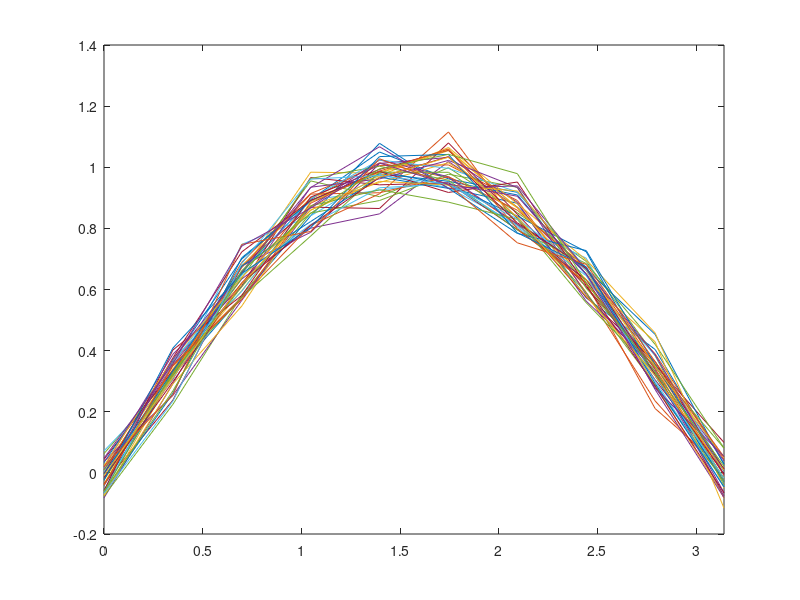

Write the MATLAB code that produced this figure. (Note: this script raises an error after producing the figure.)
clear all;

%Output data
O = 1; %Number of dimensions
T = 10; %Time series length
nex = 40; %Number of examples
x = linspace(0, pi, T);
data = sin(x);
data = repmat(data, [1 1 nex]);
noise = randn(O, T, nex) * 0.05;
trainSplit = 20;

data = data + noise;

%plot data
for i = 1:nex
    plot(x, data(1, :, i));
    hold on
end
xlim([0, pi]);

M = 2; %Number of Gaussians
Q = 20; %Number of states

model = bcf.models.HMM(Q, M);
model.train(data(:, :, 1:trainSplit));

model.calculateNoiseDistribution(data(:, :, trainSplit));

%Modify and test transition matrix
%model.transmat(model.transmat < 0.005) = 0.005;
%model.transmat = normalize(model.transmat, 2);
model.prior(model.prior < 0.01) = 0.01;
model.prior = normalize(model.prior);

output = data(:, :, trainSplit + 1:end);
for i = 1:size(output, 3)
    output(:, :, i) = model.forecastAll(output(:, :, i), 1, 'window', 3);
end

for i = 1:size(output, 3)
    plot(x, [data(:, :, trainSplit + i); output(:, :, i)]);
    hold on
end

%Test noisy data
% noisy = sin(x);
% noisy = noisy + randn(O, T, 1) * 0.3;
% 
% noisyOut = model.forecastAll(noisy, 1);
% 
% plot(x, [noisy; noisyOut]);
